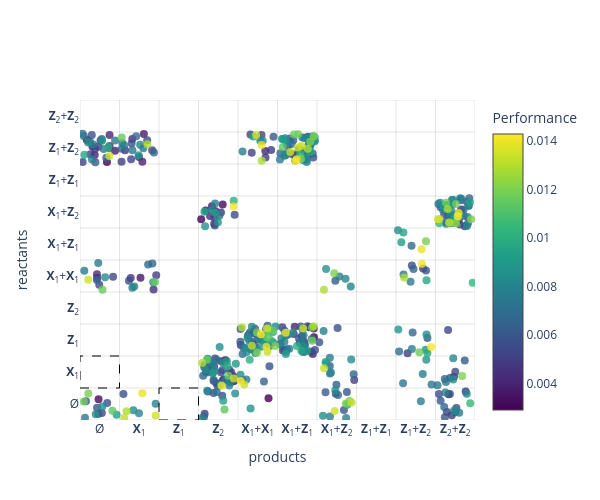

Notebook cell for this chart:
### Code cell
# Plot the reactant-product scatter for the top unfiltered IOCRNs
rewards_sorted = [iocrn.last_task_info['reward'] for iocrn in all_iocrns_sorted]
rewards_sorted_filtered = [iocrn.last_task_info['reward'] for iocrn in all_iocrns_sorted_filtered]

plot_reactant_product_scatter(
    all_iocrns_sorted_filtered[0:n_filtered],
    perf=rewards_sorted_filtered[0:n_filtered],
    species_labels=species_labels,
    max_order= mak_order,
    num_reactions_template=num_reactions_template,
    title="",
    cmap_name="viridis",
    max_ticks=20,
    figsize=(6, 5),
    jitter_scale=0.45,
    use_plotly=True  # ENABLE INTERACTIVE PLOTTING WITH PLOTLY
)

# Plot the reactant-product heatmap for the top filtered IOCRNs (topologically unique)
plot_reactant_product_heatmap(
    all_iocrns_sorted_filtered[0:n_filtered],
    species_labels,
    max_order= mak_order,
    num_reactions_template=num_reactions_template,
    title="",
    cmap_name="YlGnBu",
    max_ticks=20,
    figsize=(7, 6),
)

### Figure 1 — Plotly figure (JSON) as saved in the notebook; plotly's stock layout.template omitted (floating-point values rounded to 4 significant figures; data arrays with more than 128 entries replaced by an {"elided": "..."} marker saying what was removed)
{"data": [{"hovertemplate": "%{text}<extra></extra>", "marker": {"color": {"elided": "500 float values"}, "colorbar": {"title": {"text": "Performance"}}, "colorscale": [[0, "#440154"], [0.1111, "#482878"], [0.2222, "#3e4989"], [0.3333, "#31688e"], [0.4444, "#26828e"], [0.5556, "#1f9e89"], [0.6667, "#35b779"], [0.7778, "#6ece58"], [0.8889, "#b5de2b"], [1, "#fde725"]], "opacity": 0.8, "showscale": true, "size": 8}, "mode": "markers", "text": {"elided": "500 str values"}, "type": "scatter", "x": {"elided": "500 float values"}, "y": {"elided": "500 float values"}}], "layout": {"height": 500, "hoverlabel": {"align": "left"}, "plot_bgcolor": "white", "shapes": [{"fillcolor": "rgba(0,0,0,0)", "layer": "above", "line": {"color": "black", "dash": "dash", "width": 1}, "type": "rect", "x0": -0.5, "x1": 0.5, "y0": 0.5, "y1": 1.5}, {"fillcolor": "rgba(0,0,0,0)", "layer": "above", "line": {"color": "black", "dash": "dash", "width": 1}, "type": "rect", "x0": 1.5, "x1": 2.5, "y0": -0.5, "y1": 0.5}, {"layer": "below", "line": {"color": "rgba(0,0,0,0.1)", "width": 1}, "type": "line", "x0": -0.5, "x1": -0.5, "y0": -0.5, "y1": 9.5}, {"layer": "below", "line": {"color": "rgba(0,0,0,0.1)", "width": 1}, "type": "line", "x0": 0.5, "x1": 0.5, "y0": -0.5, "y1": 9.5}, {"layer": "below", "line": {"color": "rgba(0,0,0,0.1)", "width": 1}, "type": "line", "x0": 1.5, "x1": 1.5, "y0": -0.5, "y1": 9.5}, {"layer": "below", "line": {"color": "rgba(0,0,0,0.1)", "width": 1}, "type": "line", "x0": 2.5, "x1": 2.5, "y0": -0.5, "y1": 9.5}, {"layer": "below", "line": {"color": "rgba(0,0,0,0.1)", "width": 1}, "type": "line", "x0": 3.5, "x1": 3.5, "y0": -0.5, "y1": 9.5}, {"layer": "below", "line": {"color": "rgba(0,0,0,0.1)", "width": 1}, "type": "line", "x0": 4.5, "x1": 4.5, "y0": -0.5, "y1": 9.5}, {"layer": "below", "line": {"color": "rgba(0,0,0,0.1)", "width": 1}, "type": "line", "x0": 5.5, "x1": 5.5, "y0": -0.5, "y1": 9.5}, {"layer": "below", "line": {"color": "rgba(0,0,0,0.1)", "width": 1}, "type": "line", "x0": 6.5, "x1": 6.5, "y0": -0.5, "y1": 9.5}, {"layer": "below", "line": {"color": "rgba(0,0,0,0.1)", "width": 1}, "type": "line", "x0": 7.5, "x1": 7.5, "y0": -0.5, "y1": 9.5}, {"layer": "below", "line": {"color": "rgba(0,0,0,0.1)", "width": 1}, "type": "line", "x0": 8.5, "x1": 8.5, "y0": -0.5, "y1": 9.5}, {"layer": "below", "line": {"color": "rgba(0,0,0,0.1)", "width": 1}, "type": "line", "x0": 9.5, "x1": 9.5, "y0": -0.5, "y1": 9.5}, {"layer": "below", "line": {"color": "rgba(0,0,0,0.1)", "width": 1}, "type": "line", "x0": -0.5, "x1": 9.5, "y0": -0.5, "y1": -0.5}, {"layer": "below", "line": {"color": "rgba(0,0,0,0.1)", "width": 1}, "type": "line", "x0": -0.5, "x1": 9.5, "y0": 0.5, "y1": 0.5}, {"layer": "below", "line": {"color": "rgba(0,0,0,0.1)", "width": 1}, "type": "line", "x0": -0.5, "x1": 9.5, "y0": 1.5, "y1": 1.5}, {"layer": "below", "line": {"color": "rgba(0,0,0,0.1)", "width": 1}, "type": "line", "x0": -0.5, "x1": 9.5, "y0": 2.5, "y1": 2.5}, {"layer": "below", "line": {"color": "rgba(0,0,0,0.1)", "width": 1}, "type": "line", "x0": -0.5, "x1": 9.5, "y0": 3.5, "y1": 3.5}, {"layer": "below", "line": {"color": "rgba(0,0,0,0.1)", "width": 1}, "type": "line", "x0": -0.5, "x1": 9.5, "y0": 4.5, "y1": 4.5}, {"layer": "below", "line": {"color": "rgba(0,0,0,0.1)", "width": 1}, "type": "line", "x0": -0.5, "x1": 9.5, "y0": 5.5, "y1": 5.5}, {"layer": "below", "line": {"color": "rgba(0,0,0,0.1)", "width": 1}, "type": "line", "x0": -0.5, "x1": 9.5, "y0": 6.5, "y1": 6.5}, {"layer": "below", "line": {"color": "rgba(0,0,0,0.1)", "width": 1}, "type": "line", "x0": -0.5, "x1": 9.5, "y0": 7.5, "y1": 7.5}, {"layer": "below", "line": {"color": "rgba(0,0,0,0.1)", "width": 1}, "type": "line", "x0": -0.5, "x1": 9.5, "y0": 8.5, "y1": 8.5}, {"layer": "below", "line": {"color": "rgba(0,0,0,0.1)", "width": 1}, "type": "line", "x0": -0.5, "x1": 9.5, "y0": 9.5, "y1": 9.5}], "title": {"text": ""}, "width": 600, "xaxis": {"range": [-0.5, 9.5], "showgrid": false, "tickmode": "array", "ticktext": ["Ø", "<b>X</b><sub>1</sub>", "<b>Z</b><sub>1</sub>", "<b>Z</b><sub>2</sub>", "<b>X</b><sub>1</sub>+<b>X</b><sub>1</sub>", "<b>X</b><sub>1</sub>+<b>Z</b><sub>1</sub>", "<b>X</b><sub>1</sub>+<b>Z</b><sub>2</sub>", "<b>Z</b><sub>1</sub>+<b>Z</b><sub>1</sub>", "<b>Z</b><sub>1</sub>+<b>Z</b><sub>2</sub>", "<b>Z</b><sub>2</sub>+<b>Z</b><sub>2</sub>"], "tickvals": [0, 1, 2, 3, 4, 5, 6, 7, 8, 9], "title": {"text": "products"}, "zeroline": false}, "yaxis": {"range": [-0.5, 9.5], "showgrid": false, "tickmode": "array", "ticktext": ["Ø", "<b>X</b><sub>1</sub>", "<b>Z</b><sub>1</sub>", "<b>Z</b><sub>2</sub>", "<b>X</b><sub>1</sub>+<b>X</b><sub>1</sub>", "<b>X</b><sub>1</sub>+<b>Z</b><sub>1</sub>", "<b>X</b><sub>1</sub>+<b>Z</b><sub>2</sub>", "<b>Z</b><sub>1</sub>+<b>Z</b><sub>1</sub>", "<b>Z</b><sub>1</sub>+<b>Z</b><sub>2</sub>", "<b>Z</b><sub>2</sub>+<b>Z</b><sub>2</sub>"], "tickvals": [0, 1, 2, 3, 4, 5, 6, 7, 8, 9], "title": {"text": "reactants"}, "zeroline": false}}}
